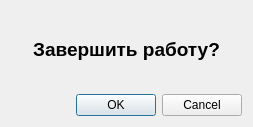
<?xml version="1.0" encoding="UTF-8"?>
<ui version="4.0">
 <class>Question</class>
 <widget class="QDialog" name="Question">
  <property name="geometry">
   <rect>
    <x>0</x>
    <y>0</y>
    <width>253</width>
    <height>127</height>
   </rect>
  </property>
  <property name="windowTitle">
   <string>Завершение работы</string>
  </property>
  <layout class="QVBoxLayout" name="verticalLayout_5">
   <item>
    <widget class="QLabel" name="label">
     <property name="text">
      <string>&lt;html&gt;&lt;head/&gt;&lt;body&gt;&lt;p align=&quot;center&quot;&gt;&lt;span style=&quot; font-size:14pt; font-weight:600;&quot;&gt;Завершить работу?&lt;/span&gt;&lt;/p&gt;&lt;/body&gt;&lt;/html&gt;</string>
     </property>
    </widget>
   </item>
   <item>
    <widget class="QDialogButtonBox" name="buttonBox2">
     <property name="orientation">
      <enum>Qt::Horizontal</enum>
     </property>
     <property name="standardButtons">
      <set>QDialogButtonBox::Cancel|QDialogButtonBox::Ok</set>
     </property>
    </widget>
   </item>
  </layout>
 </widget>
 <resources/>
 <connections>
  <connection>
   <sender>buttonBox2</sender>
   <signal>accepted()</signal>
   <receiver>Question</receiver>
   <slot>accept()</slot>
   <hints>
    <hint type="sourcelabel">
     <x>248</x>
     <y>254</y>
    </hint>
    <hint type="destinationlabel">
     <x>157</x>
     <y>274</y>
    </hint>
   </hints>
  </connection>
  <connection>
   <sender>buttonBox2</sender>
   <signal>rejected()</signal>
   <receiver>Question</receiver>
   <slot>reject()</slot>
   <hints>
    <hint type="sourcelabel">
     <x>316</x>
     <y>260</y>
    </hint>
    <hint type="destinationlabel">
     <x>286</x>
     <y>274</y>
    </hint>
   </hints>
  </connection>
 </connections>
</ui>
